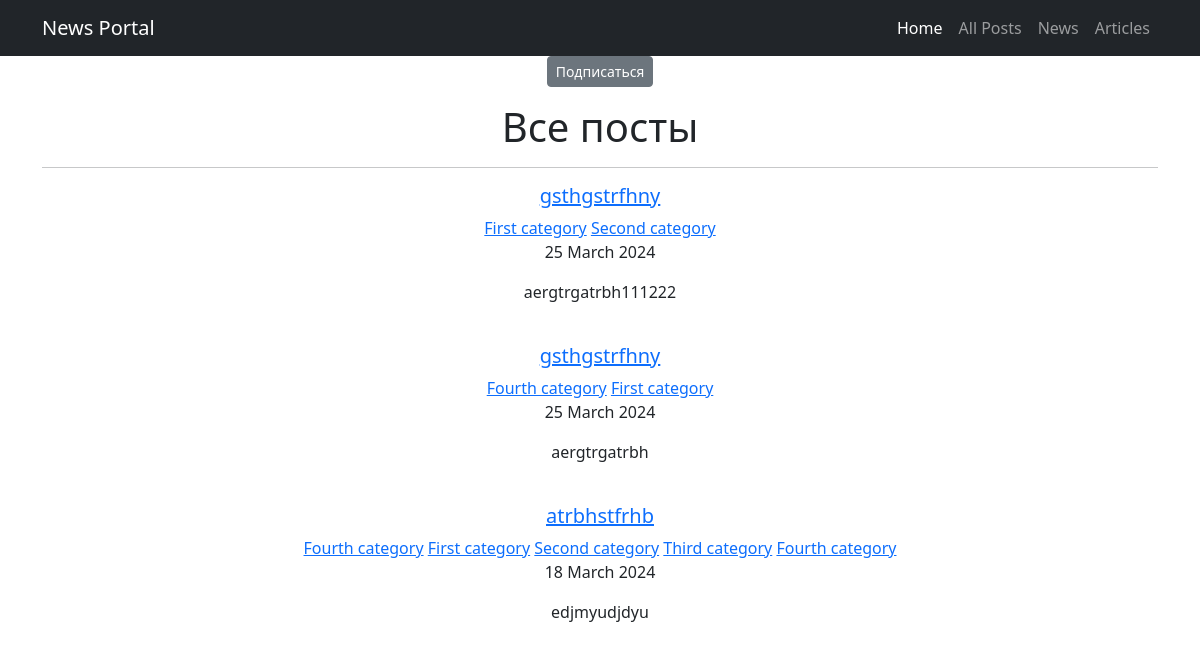
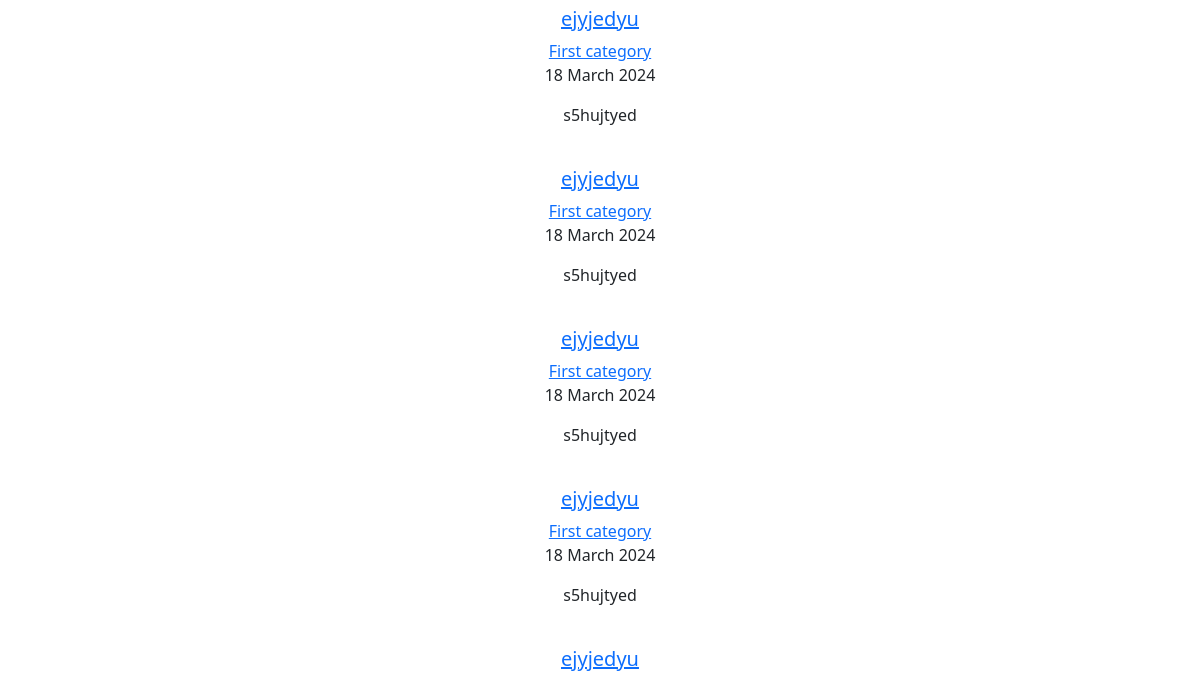
Page /categories/1 (upper part) on the earlier database version (2 pictures, top to bottom).
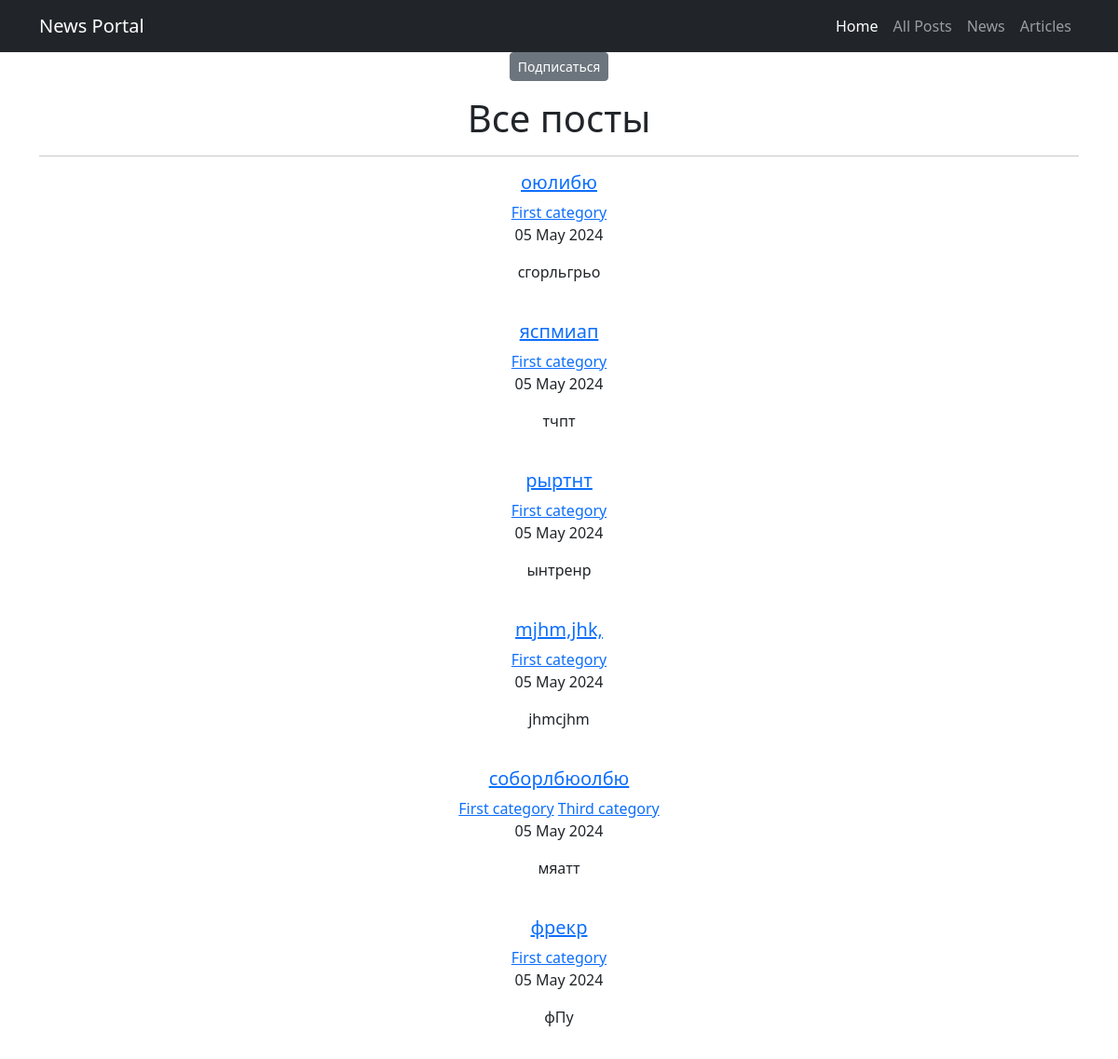
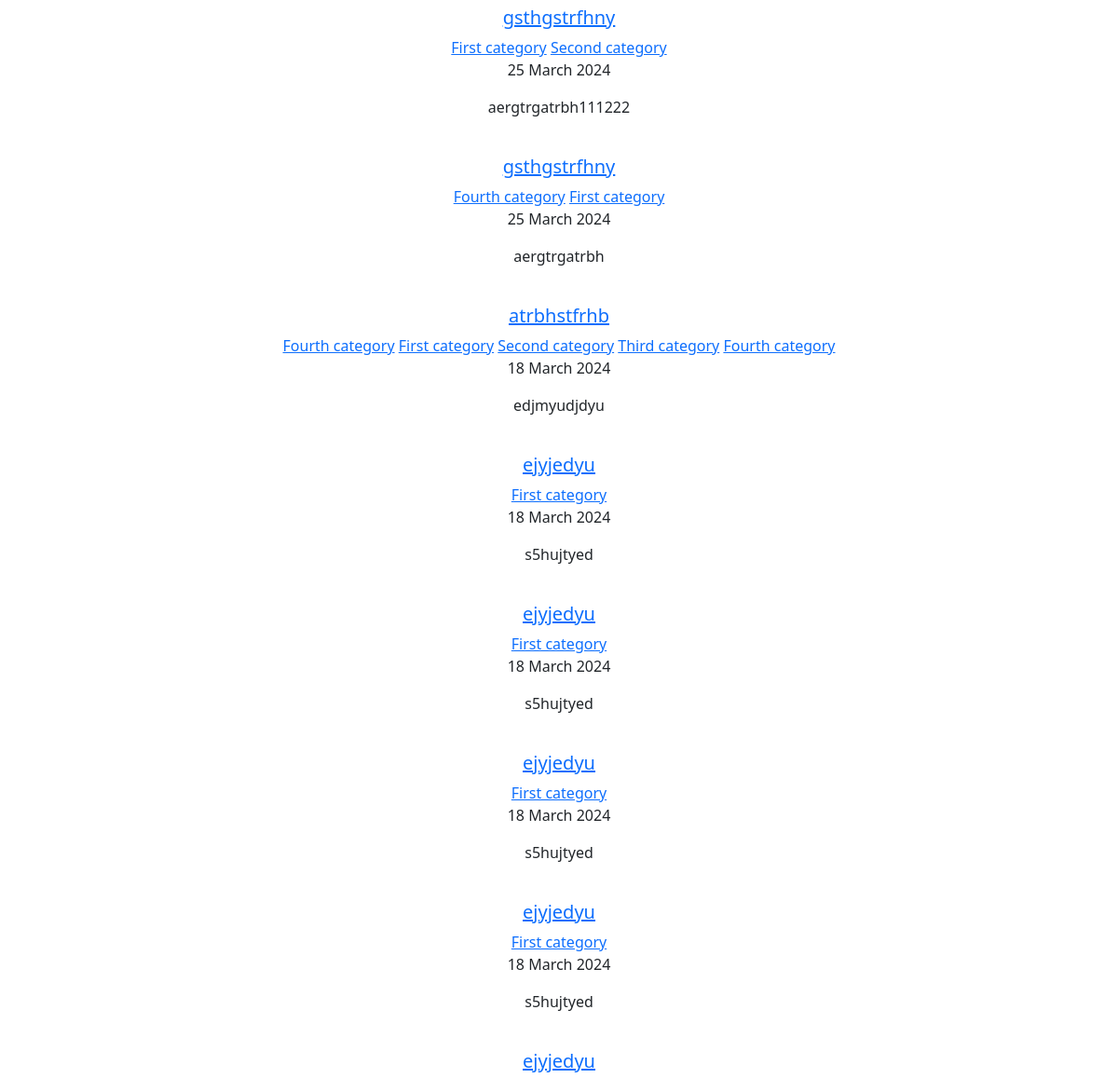
Same page on the later database version (2 pictures, top to bottom).
### news/models.py (models this page shows, shortened)
class Post(models.Model):
    NEWS = 'NW'
    ARTICLE = 'AR'
    CATEGORY_CHOICES = [
        (NEWS, 'Новость'),
        (ARTICLE, 'Статья')
    ]
    author = models.ForeignKey(Author, on_delete=models.CASCADE)
    categoryType = models.CharField(max_length=2, choices=CATEGORY_CHOICES, default=ARTICLE)
    dateCreation = models.DateTimeField(auto_now_add=True)
    postCategory = models.ManyToManyField(Category, through='PostCategory')
    title = models.CharField(max_length=128)
    text = models.TextField()
    rating = models.SmallIntegerField(default=0)

class Category(models.Model):
    name = models.CharField(max_length=128, unique=True)
    subscribers = models.ManyToManyField(User, related_name='categories')

### news/views.py (the view)
# urls.py: path('categories/<int:pk>', CategoryList.as_view(), name='category_list'),
class CategoryList(ListView):
    model = Post
    template_name = 'category_list.html'
    context_object_name = 'category'
    def get_queryset(self):
        self.postCategory = get_object_or_404(Category, id=self.kwargs['pk'])
        queryset = Post.objects.filter(postCategory=self.postCategory).order_by('-dateCreation')
        return queryset
    def get_context_data(self, **kwargs):
        context = super().get_context_data(**kwargs)
        context['is_not_subscriber'] = self.request.user not in self.postCategory.subscribers.all()
        context['category'] = self.postCategory
        return context

### news/templatetags/custom_filters.py (called while the page is built)
@register.filter()
def censor(value):
    for word in CENSOR_WORDS:
        pattern = re.compile(re.escape(word), re.IGNORECASE)
        value = pattern.sub(lambda x: '*' * len(x.group()), value)
    return value

### templates/category_list.html (shortened to what this page needs)
{% extends 'flatpages/default.html' %}
{% load custom_filters %}
{% block content %}
    {% if is_not_subscriber %}
        <div>
            <p class="text-center">
                <a href="{% url 'subscribe' category.id %}" class="btn btn-secondary btn-sm">Подписаться</a>
            </p>
        </div>
    {% endif %}
    <h1>Все посты</h1>
    <hr>
    {% if category %}
           {% for post in object_list  %}
                <div>
                    {% if post.categoryType == 'NW' %}
                        <a href="{% url 'new_detail' pk=post.id %}">
                    {% elif post.categoryType == 'AR' %}
                        <a href="{% url 'article_detail' pk=post.id %}">
                    {% endif %}
                            <h5>{{ post.title|censor }}</h5>
                    </a>
                    {% for category in post.postCategory.all %}
                        <a href="{% url 'category_list' category.id %}">{{category.name}}</a>
                    {% endfor %}
                    <p>{{ post.dateCreation|date:"d F Y"}}</p>
                    <p>{{ post.text|censor|truncatechars:20 }}</p>
                </div>
                <br>
           {% endfor %}
    {% else %}
       <h2>Постов нет!</h2>
    {% endif %}
{% endblock content %}

### templates/flatpages/default.html (shortened to what this page needs)
<!DOCTYPE html>
<html lang="en">
    <head>
        {% load static %}
        <link href="{% static 'css/styles.css' %}" rel="stylesheet" />
    </head>
    <body>
        <nav class="navbar navbar-expand-lg navbar-dark bg-dark">
            <div class="container">
                <a class="navbar-brand" href="#">News Portal</a>
                <div class="collapse navbar-collapse" id="navbarSupportedContent">
                    <ul class="navbar-nav ms-auto mb-2 mb-lg-0">
                        <li class="nav-item"><a class="nav-link active" aria-current="page" href="/">Home</a></li>
                        <li class="nav-item"><a class="nav-link" href="/posts">All Posts</a></li>
                        <li class="nav-item"><a class="nav-link" href="/news">News</a></li>
                        <li class="nav-item"><a class="nav-link" href="/articles">Articles</a></li>
                    </ul>
                </div>
            </div>
        </nav>
    <div class="container">
        <div class="row">
           <div class="col-lg-12 text-center">
               {% block content %}{% endblock content %}
            </div>
        </div>
    </div>
    </body>
</html>

Differences in the rows shown:
added Post: title|censor "оюлибю", dateCreation "05 May 2024", text|censor "сгорльгрьо", Category (name "First category")
added Post: title|censor "яспмиап", dateCreation "05 May 2024", text|censor "тчпт", Category (name "First category")
added Post: title|censor "рыртнт", dateCreation "05 May 2024", text|censor "ынтренр", Category (name "First category")
added Post: title|censor "mjhm,jhk,", dateCreation "05 May 2024", text|censor "jhmcjhm", Category (name "First category")
added Post: title|censor "соборлбюолбю", dateCreation "05 May 2024", text|censor "мяатт", Category (name "First category"), Category (name "Third category")
added Post: title|censor "фрекр", dateCreation "05 May 2024", text|censor "фПу", Category (name "First category")
